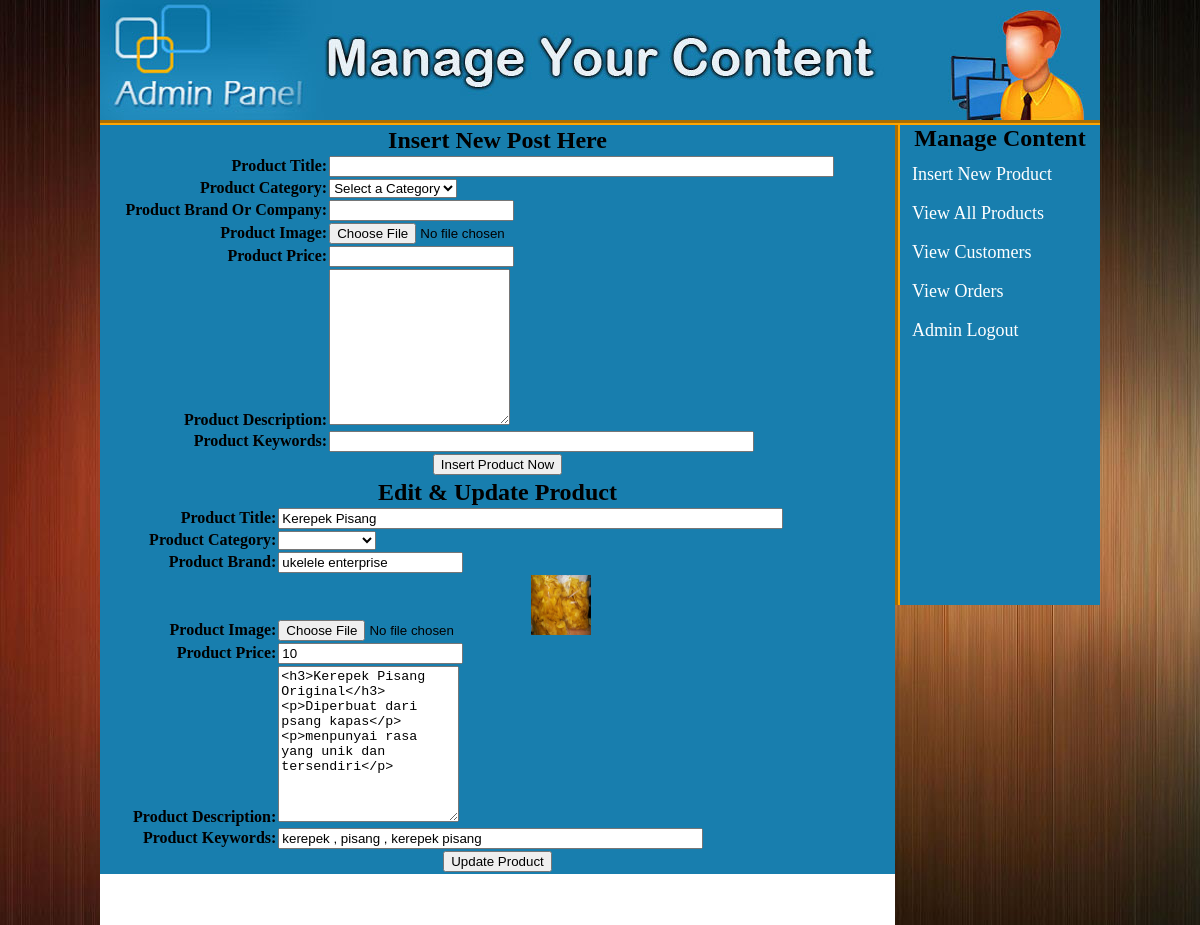
Screenshot of /seller/insert_product.php?edit_pro=42 (signed in) with the database file from the repository.
### tables this page shows
CREATE TABLE `products` (
  `product_id` int(100) NOT NULL,
  `product_cat` int(100) NOT NULL,
  `product_brand` varchar(255) NOT NULL,
  `product_title` varchar(255) NOT NULL,
  `product_price` int(100) NOT NULL,
  `product_desc` text NOT NULL,
  `product_image` text NOT NULL,
  `product_keywords` text NOT NULL,
  `product_user_id` int(10) NOT NULL
);

### seller/insert_product.php (the view, shortened to what this page needs)
<?php
include("includes/db.php");
if(!isset($_SESSION['user_email'])){
	echo "<script>window.open('login.php?not_admin=You are not an Admin!','_self')</script>";
}
else {
?>
<!DOCTYPE>
<html>
	<head>
	<link rel="stylesheet" href="styles/style.css" media="all" />
	</head>
<body>
	<div class="main_wrapper">
		<div id="header"></div>
		<div id="right">
		<h2 style="text-align:center;">Manage Content</h2>
			<a href="insert_product.php">Insert New Product</a>
			<a href="pagePenjual.php?view_products">View All Products</a>
			<a href="pagePenjual.php?view_customers">View Customers</a>
			<a href="pagePenjual.php?view_orders">View Orders</a>
			<a href="logout.php">Admin Logout</a>
		</div>
		<div id="left">
    <form action="insert_product.php" method="post" enctype="multipart/form-data">
  		<table align="center" width="795" border="2" bgcolor="#187eae">
  			<tr align="center">
  				<td colspan="7"><h2>Insert New Post Here</h2></td>
  			</tr>
  			<tr>
  				<td align="right"><b>Product Title:</b></td>
  				<td><input type="text" name="product_title" size="60" required/></td>
  			</tr>
  			<tr>
  				<td align="right"><b>Product Category:</b></td>
  				<td>
  				<select name="product_cat" >
  					<option>Select a Category</option>
  				</select>
  				</td>
  			</tr>
				<tr>
  				<td align="right"><b>Product Brand Or Company:</b></td>
  				<td><input type="text" name="product_brand" /></td>
  			</tr>
  			<tr>
  				<td align="right"><b>Product Image:</b></td>
  				<td><input type="file" name="product_image" /></td>
  			</tr>
  			<tr>
  				<td align="right"><b>Product Price:</b></td>
  				<td><input type="text" name="product_price" required/></td>
  			</tr>
  			<tr>
  				<td align="right"><b>Product Description:</b></td>
  				<td><textarea name="product_desc" cols="20" rows="10"></textarea></td>
  			</tr>
  			<tr>
  				<td align="right"><b>Product Keywords:</b></td>
  				<td><input type="text" name="product_keywords" size="50" required/></td>
  			</tr>
  			<tr align="center">
  				<td colspan="7"><input type="submit" name="insert_post" value="Insert Product Now"/></td>
  			</tr>
  		</table>
  	</form>
		<?php
		if(isset($_GET['edit_pro'])){
		include("edit_pro.php");
		}
		?>
		</div>
	</div>
</body>
</html>
<?php } ?>

### seller/edit_pro.php (shortened to what this page needs)
<!DOCTYPE>
<?php
include("includes/db.php");
if(isset($_GET['edit_pro'])){
	$get_id = $_GET['edit_pro'];
	$get_pro = "select * from products where product_id='$get_id'";
	$run_pro = mysqli_query($con, $get_pro);
	$row_pro=mysqli_fetch_array($run_pro);
		$pro_title = $row_pro['product_title'];
		$pro_image = $row_pro['product_image'];
		$pro_price = $row_pro['product_price'];
		$pro_desc = $row_pro['product_desc'];
		$pro_keywords = $row_pro['product_keywords'];
		$pro_cat = $row_pro['product_cat'];
		$pro_brand = $row_pro['product_brand'];
		$get_cat = "select * from categories where cat_id='$pro_cat'";
		$run_cat=mysqli_query($con, $get_cat);
		$row_cat=mysqli_fetch_array($run_cat);
		$category_title = $row_cat['cat_title'];
}
?>
<html>
	<head>
	</head>
<body bgcolor="skyblue">
	<form action="" method="post" enctype="multipart/form-data">
		<table align="center" width="795" border="2" bgcolor="#187eae">
			<tr align="center">
				<td colspan="7"><h2>Edit & Update Product</h2></td>
			</tr>
			<tr>
				<td align="right"><b>Product Title:</b></td>
				<td><input type="text" name="product_title" size="60" value="<?php echo $pro_title;?>"/></td>
			</tr>
			<tr>
				<td align="right"><b>Product Category:</b></td>
				<td>
				<select name="product_cat" >
					<option><?php echo $category_title; ?></option>
					<?php
		$get_cats = "select * from categories";
		$run_cats = mysqli_query($con, $get_cats);
		while ($row_cats=mysqli_fetch_array($run_cats)){
		$cat_id = $row_cats['cat_id'];
		$cat_title = $row_cats['cat_title'];
		echo "<option value='$cat_id'>$cat_title</option>";
	}
					?>
				</select>
				</td>
			</tr>
			<tr>
				<td align="right"><b>Product Brand:</b></td>
				<td><input type="text" name="product_brand" value="<?php echo $pro_brand;?>"/></td>
			</tr>
			<tr>
				<td align="right"><b>Product Image:</b></td>
				<td><input type="file" name="product_image" /><img src="product_images/<?php echo $pro_image; ?>" width="60" height="60"/></td>
			</tr>
			<tr>
				<td align="right"><b>Product Price:</b></td>
				<td><input type="text" name="product_price" value="<?php echo $pro_price;?>"/></td>
			</tr>
			<tr>
				<td align="right"><b>Product Description:</b></td>
				<td><textarea name="product_desc" cols="20" rows="10"><?php echo $pro_desc;?></textarea></td>
			</tr>
			<tr>
				<td align="right"><b>Product Keywords:</b></td>
				<td><input type="text" name="product_keywords" size="50" value="<?php echo $pro_keywords;?>"/></td>
			</tr>
			<tr align="center">
				<td colspan="7"><input type="submit" name="update_product" value="Update Product"/></td>
			</tr>
		</table>
	</form>
</body>
</html>

### seller/styles/style.css (style rules this page uses)
html, body, div, span, applet, object, iframe, h1, h2, h3, h4, h5, h6, p, blockquote, pre, a, abbr, acronym, address, big, cite, code, del, dfn, em, img, ins, kbd, q, s, samp, small, strike, strong, sub, sup, tt, var, b, u, i, center, dl, dt, dd, ol, ul, li, fieldset, form, label, legend, table, caption, tbody, tfoot, thead, tr, th, td, article, aside, canvas, details, embed, figure, figcaption, footer, header, hgroup, menu, nav, output, ruby, section, summary, time, mark, audio, video { margin: 0; padding: 0; border: 0; vertical-align: baseline; }
body { background-image:url("html-background-image-HD1.gif"); }
.main_wrapper { width:1000px; height:auto; margin:auto; }
#header { width:1000px; height:120px; background-image:url(../images/bg-header.jpg); border-bottom:5px groove orange; }
#left { width:795px; height:800px; background-image:url(../images/bg-body.gif); float:left; }
#right { width:200px; height: 480px; float:right; border-left:5px groove orange; background:#187eae; }
#right a { text-decoration:none; color:white; text-align:left; font-size:18px; font-family:Palatino; padding:6px; margin:6px; display:block; }

### rows the page displays
products: product_title "Kerepek Pisang", product_brand "ukelele enterprise", product_image (picture), product_price "10", product_desc "<h3>Kerepek Pisang Original</h3> <p>Diperbuat dari psang kapas</p> <p>menpunyai rasa yang unik dan tersendiri</p>", product_keywords "kerepek , pisang , kerepek pisang"
